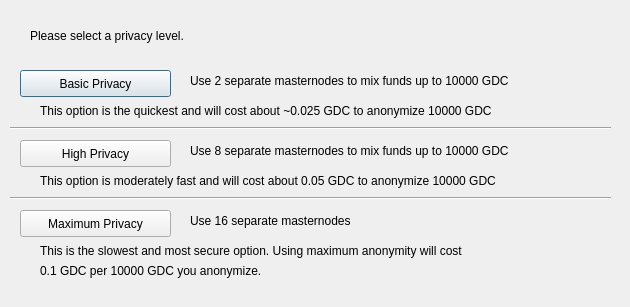
<?xml version="1.0" encoding="UTF-8"?>
<ui version="4.0">
 <class>ObfuscationConfig</class>
 <widget class="QDialog" name="ObfuscationConfig">
  <property name="geometry">
   <rect>
    <x>0</x>
    <y>0</y>
    <width>630</width>
    <height>307</height>
   </rect>
  </property>
  <property name="windowTitle">
   <string>Configure Obfuscation</string>
  </property>
  <widget class="QPushButton" name="buttonBasic">
   <property name="geometry">
    <rect>
     <x>20</x>
     <y>70</y>
     <width>151</width>
     <height>27</height>
    </rect>
   </property>
   <property name="text">
    <string>Basic Privacy</string>
   </property>
  </widget>
  <widget class="QPushButton" name="buttonHigh">
   <property name="geometry">
    <rect>
     <x>20</x>
     <y>140</y>
     <width>151</width>
     <height>27</height>
    </rect>
   </property>
   <property name="text">
    <string>High Privacy</string>
   </property>
  </widget>
  <widget class="QPushButton" name="buttonMax">
   <property name="geometry">
    <rect>
     <x>20</x>
     <y>210</y>
     <width>151</width>
     <height>27</height>
    </rect>
   </property>
   <property name="text">
    <string>Maximum Privacy</string>
   </property>
  </widget>
  <widget class="QLabel" name="label">
   <property name="geometry">
    <rect>
     <x>30</x>
     <y>20</y>
     <width>571</width>
     <height>31</height>
    </rect>
   </property>
   <property name="text">
    <string>Please select a privacy level.</string>
   </property>
  </widget>
  <widget class="QLabel" name="label_2">
   <property name="geometry">
    <rect>
     <x>190</x>
     <y>70</y>
     <width>421</width>
     <height>21</height>
    </rect>
   </property>
   <property name="text">
    <string>Use 2 separate masternodes to mix funds up to 10000 GDC</string>
   </property>
  </widget>
  <widget class="QLabel" name="label_3">
   <property name="geometry">
    <rect>
     <x>190</x>
     <y>140</y>
     <width>411</width>
     <height>21</height>
    </rect>
   </property>
   <property name="text">
    <string>Use 8 separate masternodes to mix funds up to 10000 GDC</string>
   </property>
  </widget>
  <widget class="QLabel" name="label_4">
   <property name="geometry">
    <rect>
     <x>190</x>
     <y>210</y>
     <width>421</width>
     <height>21</height>
    </rect>
   </property>
   <property name="text">
    <string>Use 16 separate masternodes</string>
   </property>
  </widget>
  <widget class="QLabel" name="label_6">
   <property name="geometry">
    <rect>
     <x>40</x>
     <y>100</y>
     <width>561</width>
     <height>21</height>
    </rect>
   </property>
   <property name="text">
    <string>This option is the quickest and will cost about ~0.025 GDC to anonymize 10000 GDC</string>
   </property>
  </widget>
  <widget class="QLabel" name="label_7">
   <property name="geometry">
    <rect>
     <x>40</x>
     <y>170</y>
     <width>561</width>
     <height>21</height>
    </rect>
   </property>
   <property name="text">
    <string>This option is moderately fast and will cost about 0.05 GDC to anonymize 10000 GDC</string>
   </property>
  </widget>
  <widget class="QLabel" name="label_8">
   <property name="geometry">
    <rect>
     <x>40</x>
     <y>240</y>
     <width>561</width>
     <height>21</height>
    </rect>
   </property>
   <property name="text">
    <string>This is the slowest and most secure option. Using maximum anonymity will cost</string>
   </property>
  </widget>
  <widget class="QLabel" name="label_9">
   <property name="geometry">
    <rect>
     <x>40</x>
     <y>260</y>
     <width>561</width>
     <height>21</height>
    </rect>
   </property>
   <property name="text">
    <string>0.1 GDC per 10000 GDC you anonymize.</string>
   </property>
  </widget>
  <widget class="Line" name="line">
   <property name="geometry">
    <rect>
     <x>10</x>
     <y>120</y>
     <width>601</width>
     <height>16</height>
    </rect>
   </property>
   <property name="orientation">
    <enum>Qt::Horizontal</enum>
   </property>
  </widget>
  <widget class="Line" name="line_2">
   <property name="geometry">
    <rect>
     <x>10</x>
     <y>190</y>
     <width>601</width>
     <height>16</height>
    </rect>
   </property>
   <property name="orientation">
    <enum>Qt::Horizontal</enum>
   </property>
  </widget>
 </widget>
 <resources/>
 <connections/>
</ui>
